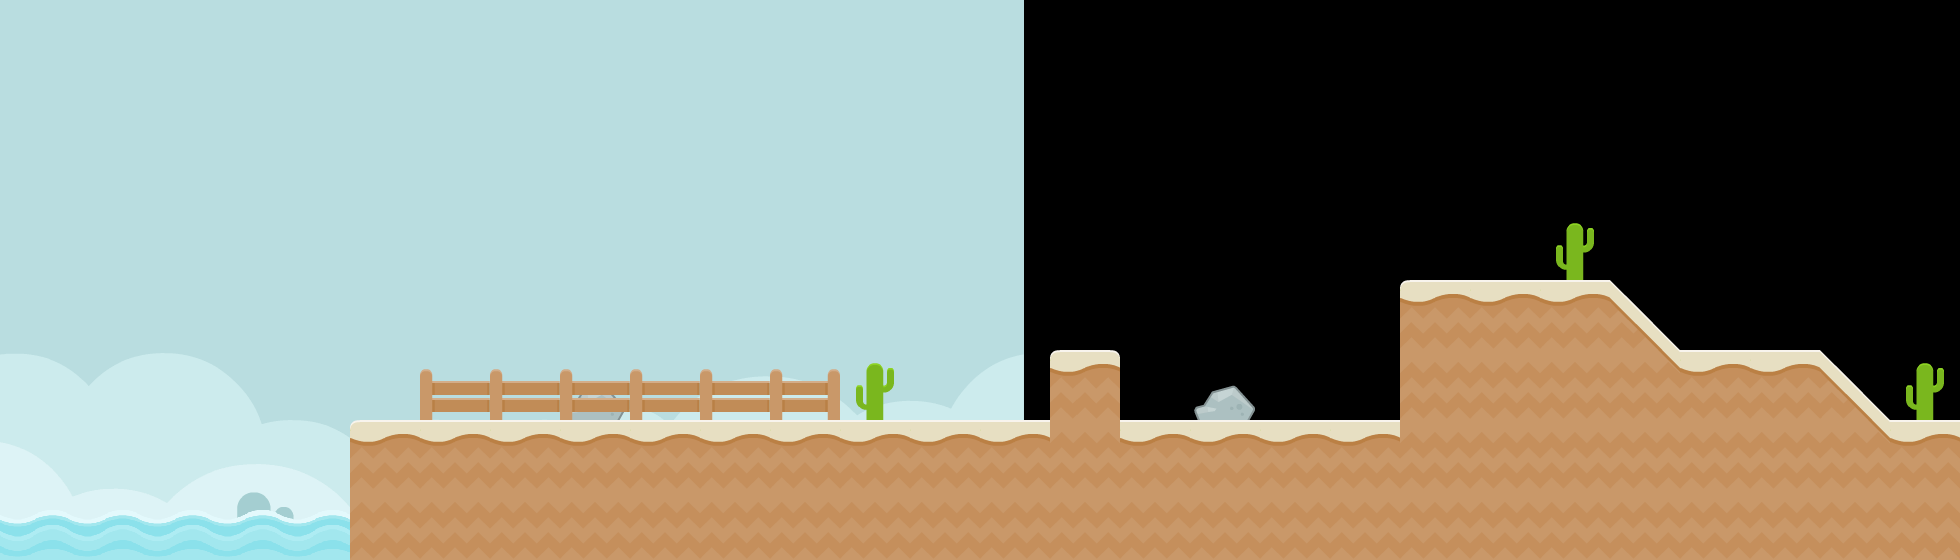

This is a level from a 2D game, rendered from its Tiled map with the project's own tilesets. A one-line summary and the map file follow, with tile-layer data summarised:
An orthogonal 28x8 tile map with 70x70 px tiles, 3 tile layers (tiles_background, tiles_terrain, tiles_foreground), 2 image layers and 7 objects (4x SAND, start, target, effect_clouds).

<map version="1.0" orientation="orthogonal" renderorder="right-down" width="28" height="8" tilewidth="70" tileheight="70" nextobjectid="130">
 <properties>
  <property name="blocks" value="stone_1x2_triangle_left,stone_square_small_triangle_left,stone_square_small_triangle_left,stone_square_small_triangle_left,stone_square" />
  <property name="music" value="frantic_level" />
 </properties>
 <tileset firstgid="1" name="tiles" tilewidth="70" tileheight="70" spacing="4" margin="2" tilecount="117">
  <image source="../../graphics/tiles.png" width="962" height="666" />
  <tile id="114">
   <animation>
    <frame tileid="114" duration="100" />
    <frame tileid="115" duration="100" />
    <frame tileid="116" duration="100" />
    <frame tileid="115" duration="100" />
   </animation>
  </tile>
 </tileset>
 <imagelayer name="background_b" x="1024" y="-300">
  <image source="../../graphics/backgrounds/blue_desert.png" />
 </imagelayer>
 <imagelayer name="background_a" y="-300">
  <image source="../../graphics/backgrounds/blue_desert.png" />
 </imagelayer>
 <layer name="tiles_background" width="30" height="8">
  <data>[240 cells, 9 non-empty, 3 distinct tile ids]</data>
 </layer>
 <layer name="tiles_terrain" width="30" height="8">
  <data>[240 cells, 58 non-empty, 6 distinct tile ids]</data>
 </layer>
 <layer name="tiles_foreground" width="30" height="8">
  <data>[240 cells, 7 non-empty, 3 distinct tile ids]</data>
 </layer>
 <objectgroup name="terrain">
  <object id="125" type="SAND" x="350" y="420">
   <polygon points="0,0 1610,0 1610,140 0,140" />
  </object>
  <object id="126" type="SAND" x="1050" y="350">
   <polygon points="0,0 70,0 70,70 0,70" />
  </object>
  <object id="127" type="SAND" x="1400" y="350">
   <polygon points="0,0 420,0 490,70 0,70" />
  </object>
  <object id="128" type="SAND" x="1400" y="280">
   <polygon points="0,0 210,0 280,70 0,70" />
  </object>
 </objectgroup>
 <objectgroup name="entities">
  <properties>
   <property name="blocks" value="wood_square_small_triangle_left,stone_square_small_triangle_left,stone_square" />
   <property name="music" value="happy_level" />
  </properties>
  <object id="4" name="start" type="start" x="770" y="350" width="70" height="70" />
  <object id="5" name="target" type="target" x="1470" y="210" width="70" height="70" />
 </objectgroup>
 <objectgroup name="background_effects">
  <object id="11" type="effect_clouds" x="350" y="0" width="1540" height="140" />
 </objectgroup>
 <objectgroup name="foreground_effects" />
 <objectgroup name="npc" />
</map>
